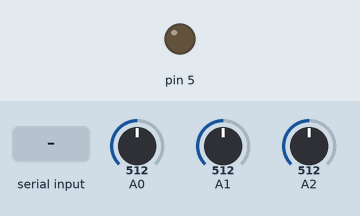
Simulated run of this sketch. Board: Arduino Uno, built with avr-gcc and run on an emulated ATmega328P. Shown: output pins drawn as LEDs (lit = HIGH). Inputs (shaded band) come from the test bench; at power-on: A0 = 512, A1 = 512, A2 = 512. What the sketch prints to the serial monitor is not drawn.

Above: at 1.2 s.
1.3 s: byte 30 received over Serial
At 1.8 s:
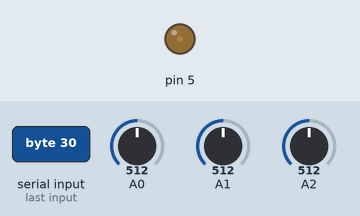
2.8 s: byte 90 received over Serial
At 3.8 s:
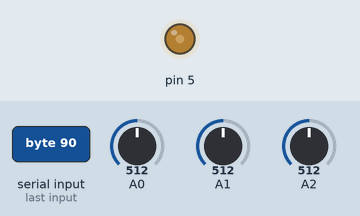
4.3 s: byte 120 received over Serial
At 5.3 s:
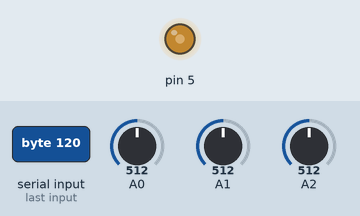
5.8 s: A0 set to 989
8.8 s: A0 set to 1014
Timing chart, 0 to 11.8 s (numbered marks = the images above; inputs shaded):
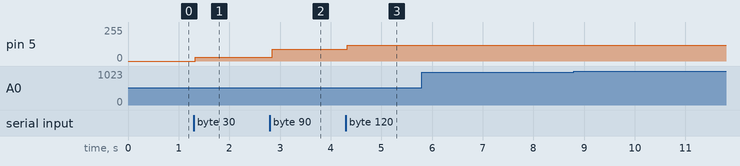

The sketch:

sketch.ino
```cpp
void setup()
{
  Serial.begin(9600);
  Serial.setTimeout(10);
  pinMode(5, OUTPUT);
}

void loop()
{
  Serial.print(analogRead(A0));
  Serial.print(",");
  Serial.print(analogRead(A1));
  Serial.print(",");
  Serial.println(analogRead(A2));
  if (Serial.available() > 0) {   // if there's serial data
    int inByte = Serial.read(); // read it
    Serial.write(inByte);  	// send it back out as raw binary data
    analogWrite(5, inByte);	// use it to set the LED brightness
  }
  delay(50);
}
```

Measured:
- after the input at 1.3 s, pin 5: 0/255 → 30/255 at once
- after the input at 2.8 s, pin 5: 30/255 → 90/255 after 0.05 s
- after the input at 4.3 s, pin 5: 90/255 → 120/255 at once
- after the input at 5.8 s, every drawn part: stays the same
- after the input at 8.8 s, every drawn part: stays the same
